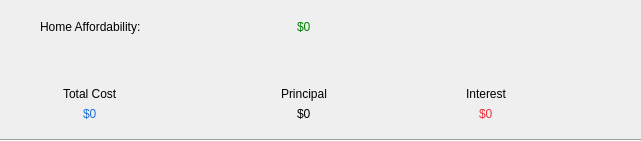
    <widget class="QWidget" name="headerWidget" native="true">
     <property name="geometry">
      <rect>
       <x>0</x>
       <y>0</y>
       <width>641</width>
       <height>141</height>
      </rect>
     </property>
     <property name="styleSheet">
      <string notr="true"/>
     </property>
     <widget class="Line" name="headerLine">
      <property name="geometry">
       <rect>
        <x>0</x>
        <y>130</y>
        <width>641</width>
        <height>20</height>
       </rect>
      </property>
      <property name="orientation">
       <enum>Qt::Horizontal</enum>
      </property>
     </widget>
     <widget class="QWidget" name="layoutWidget">
      <property name="geometry">
       <rect>
        <x>0</x>
        <y>20</y>
        <width>641</width>
        <height>101</height>
       </rect>
      </property>
      <layout class="QHBoxLayout" name="mainHeaderLayoutH">
       <item>
        <spacer name="headerSpacerH1">
         <property name="orientation">
          <enum>Qt::Horizontal</enum>
         </property>
         <property name="sizeType">
          <enum>QSizePolicy::Fixed</enum>
         </property>
         <property name="sizeHint" stdset="0">
          <size>
           <width>40</width>
           <height>20</height>
          </size>
         </property>
        </spacer>
       </item>
       <item>
        <layout class="QVBoxLayout" name="headerFirstColumnLayoutV">
         <item>
          <widget class="QLabel" name="homeAffordabilityLabel">
           <property name="text">
            <string>Home Affordability:</string>
           </property>
          </widget>
         </item>
         <item>
          <spacer name="headerFirstColumnSpacer">
           <property name="orientation">
            <enum>Qt::Vertical</enum>
           </property>
           <property name="sizeHint" stdset="0">
            <size>
             <width>20</width>
             <height>18</height>
            </size>
           </property>
          </spacer>
         </item>
         <item alignment="Qt::AlignHCenter|Qt::AlignVCenter">
          <widget class="QLabel" name="totalCostLabel">
           <property name="text">
            <string>Total Cost</string>
           </property>
          </widget>
         </item>
         <item alignment="Qt::AlignHCenter|Qt::AlignVCenter">
          <widget class="QLabel" name="totalCostLabelNumber">
           <property name="styleSheet">
            <string notr="true">color: rgb(28, 113, 216)</string>
           </property>
           <property name="text">
            <string>$0</string>
           </property>
          </widget>
         </item>
        </layout>
       </item>
       <item>
        <spacer name="headerSpacerH2">
         <property name="orientation">
          <enum>Qt::Horizontal</enum>
         </property>
         <property name="sizeHint" stdset="0">
          <size>
           <width>40</width>
           <height>20</height>
          </size>
         </property>
        </spacer>
       </item>
       <item>
        <layout class="QVBoxLayout" name="headerSecondColumnLayoutV">
         <item alignment="Qt::AlignHCenter|Qt::AlignVCenter">
          <widget class="QLabel" name="homeAffordabilityLabelNumber">
           <property name="styleSheet">
            <string notr="true">color: green;</string>
           </property>
           <property name="text">
            <string>$0</string>
           </property>
          </widget>
         </item>
         <item>
          <spacer name="headerSecondColumnSpacer">
           <property name="orientation">
            <enum>Qt::Vertical</enum>
           </property>
           <property name="sizeHint" stdset="0">
            <size>
             <width>17</width>
             <height>15</height>
            </size>
           </property>
          </spacer>
         </item>
         <item alignment="Qt::AlignHCenter|Qt::AlignVCenter">
          <widget class="QLabel" name="principalLabel">
           <property name="text">
            <string>Principal</string>
           </property>
          </widget>
         </item>
         <item alignment="Qt::AlignHCenter|Qt::AlignVCenter">
          <widget class="QLabel" name="principalLabelNumber">
           <property name="text">
            <string>$0</string>
           </property>
          </widget>
         </item>
        </layout>
       </item>
       <item>
        <spacer name="headerSpacerH3">
         <property name="orientation">
          <enum>Qt::Horizontal</enum>
         </property>
         <property name="sizeHint" stdset="0">
          <size>
           <width>40</width>
           <height>20</height>
          </size>
         </property>
        </spacer>
       </item>
       <item>
        <layout class="QVBoxLayout" name="headerThirdColumnLayoutV">
         <item>
          <spacer name="headerThirdColumnSpacer">
           <property name="orientation">
            <enum>Qt::Vertical</enum>
           </property>
           <property name="sizeHint" stdset="0">
            <size>
             <width>20</width>
             <height>18</height>
            </size>
           </property>
          </spacer>
         </item>
         <item alignment="Qt::AlignHCenter|Qt::AlignVCenter">
          <widget class="QLabel" name="interestLabel">
           <property name="text">
            <string>Interest</string>
           </property>
          </widget>
         </item>
         <item alignment="Qt::AlignHCenter|Qt::AlignVCenter">
          <widget class="QLabel" name="interestLabelNumber">
           <property name="styleSheet">
            <string notr="true">color: rgb(237, 51, 59)</string>
           </property>
           <property name="text">
            <string>$0</string>
           </property>
          </widget>
         </item>
        </layout>
       </item>
       <item>
        <spacer name="headerSpacerH4">
         <property name="orientation">
          <enum>Qt::Horizontal</enum>
         </property>
         <property name="sizeHint" stdset="0">
          <size>
           <width>40</width>
           <height>20</height>
          </size>
         </property>
        </spacer>
       </item>
      </layout>
     </widget>
    </widget>
